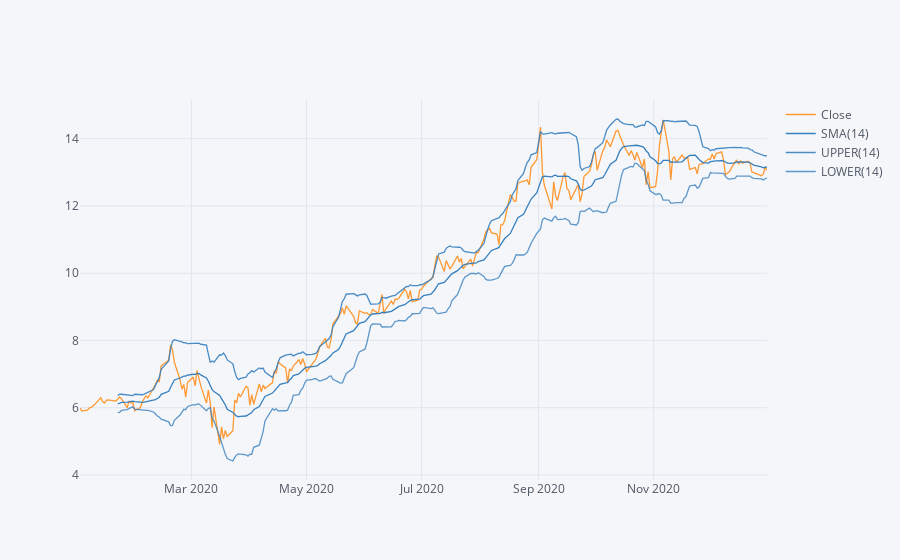

Here is the notebook cell this chart was saved with:
### Code cell
bank_stocks['NVDA']['Close'].loc['2020-01-01':'2021-01-01'].ta_plot(study='boll')

### Figure 1 — Plotly figure (JSON) as saved in the notebook; plotly's stock layout.template omitted (floating-point values rounded to 4 significant figures; data arrays with more than 128 entries replaced by an {"elided": "..."} marker saying what was removed)
{"data": [{"line": {"color": "rgba(255, 153, 51, 1.0)", "dash": "solid", "shape": "linear", "width": 1.3}, "mode": "lines", "name": "Close", "text": "", "type": "scatter", "x": {"elided": "253 str values"}, "y": {"elided": "253 float values"}}, {"line": {"color": "rgba(55, 128, 191, 1.0)", "dash": "solid", "shape": "linear", "width": 1.3}, "mode": "lines", "name": "SMA(14)", "text": "", "type": "scatter", "x": {"elided": "253 str values"}, "y": {"elided": "253 mixed values"}}, {"line": {"color": "rgba(55, 128, 191, 0.8999999999999999)", "dash": "solid", "shape": "linear", "width": 1.3}, "mode": "lines", "name": "UPPER(14)", "text": "", "type": "scatter", "x": {"elided": "253 str values"}, "y": {"elided": "253 mixed values"}}, {"line": {"color": "rgba(55, 128, 191, 0.7999999999999998)", "dash": "solid", "shape": "linear", "width": 1.3}, "mode": "lines", "name": "LOWER(14)", "text": "", "type": "scatter", "x": {"elided": "253 str values"}, "y": {"elided": "253 mixed values"}}], "layout": {"legend": {"bgcolor": "#F5F6F9", "font": {"color": "#4D5663"}}, "paper_bgcolor": "#F5F6F9", "plot_bgcolor": "#F5F6F9", "title": {"font": {"color": "#4D5663"}}, "xaxis": {"gridcolor": "#E1E5ED", "showgrid": true, "tickfont": {"color": "#4D5663"}, "title": {"font": {"color": "#4D5663"}, "text": ""}, "zerolinecolor": "#E1E5ED"}, "yaxis": {"gridcolor": "#E1E5ED", "showgrid": true, "tickfont": {"color": "#4D5663"}, "title": {"font": {"color": "#4D5663"}, "text": ""}, "zerolinecolor": "#E1E5ED"}}}
